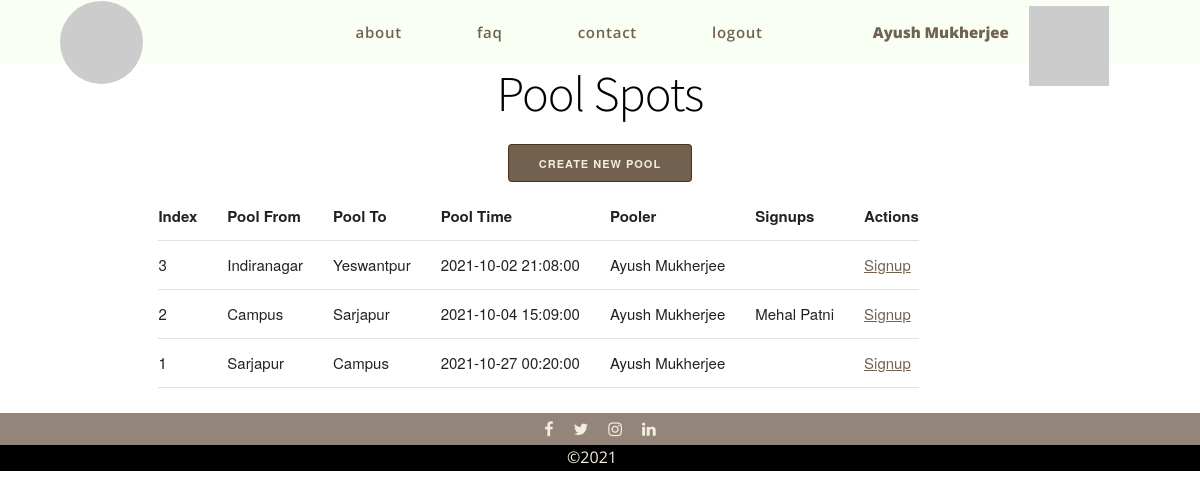
The app's page /pool/ (signed in) with its own data.
### suslab/users/models.py (models this page shows)
class User(db.Model, UserMixin):
    __tablename__ = 'users'
    id = db.Column(db.Integer, primary_key=True)
    email = db.Column(db.String(128), unique=True)
    password = db.Column(db.String(32))
    name = db.Column(db.String(64))
    active = db.Column(db.Boolean())
    confirmed_at = db.Column(db.DateTime())
    roles = db.relationship('Role', secondary=roles_users,
                            backref=db.backref('users', lazy='dynamic'))

class ProductBase(db.Model):
    __abstract__ = True
    id = db.Column(db.Integer, primary_key=True)
    date_created = db.Column(db.DateTime, default=db.func.current_timestamp())
    date_modified = db.Column(db.DateTime, default=db.func.current_timestamp(),
                              onupdate=db.func.current_timestamp())

class Pool(ProductBase):
    __tablename__ = 'pools'
    from_ = db.Column(db.String(32), nullable=False)
    to_ = db.Column(db.String(32), nullable=False)
    time = db.Column(db.DateTime)
    pooler_id = db.Column(db.Integer, db.ForeignKey('poolers.id'))
    signups = db.relationship('Signup', backref=db.backref('pooler'))

### suslab/pool/controllers.py (the view)
@pool.route('/', methods=['GET', 'POST'])
def index():
    Pool, _, _, _ = _db_conn()
    pools = Pool.query.order_by(Pool.time).all()
    return render_template('pool/index.html', pools=pools)

### suslab/__init__.py (called while the page is built)
@app.context_processor
def utility_processor():
    def user_avatar(user_name, category='croodles-neutral'):
        user_name_clean = '-'.join(user_name.split())
        return f'https://avatars.dicebear.com/api/{category}/{user_name_clean}.svg'
    return dict(user_avatar=user_avatar)

### suslab/pool/controllers.py (called while the page is built)
def _db_conn():
    from suslab.users.models import Pool, Pooler, Signup
    from suslab import db
    return Pool, Pooler, Signup, db

### suslab/templates/pool/index.html (shortened to what this page needs)
{% extends './base.html' %}
{% block head %}
<link rel="stylesheet" href="{{ url_for('static', filename='css/bulletin.css') }}">
{% endblock %}
{% block body %}
<h1 class="title">Pool Spots</h1>
{% if current_user.is_authenticated %}
    <div id="bulletin-form-link">
        <a href="/pool/create-pool" class="button button-primary">Create New Pool</a>
    </div>
{% endif %}
<div class="container">
    <div class="row">
        <div class="ten columns">
            <table class="center">
                <tr>
                    <th>Index</th>
                    <th>Pool From</th>
                    <th>Pool To</th>
                    <th>Pool Time</th>
                    <th>Pooler</th>
                    <th>Signups</th>
                    <th>Actions</th>
                </tr>
                {% for pool in pools %}
                    <tr>
                        <td>{{ pool.id }}</td>
                        <td>{{ pool.from_ }}</td>
                        <td>{{ pool.to_ }}</td>
                        <td>{{ pool.time }}</td>
                        <td>{{ pool.pooler.user.name }}</td>
                        <td>{%if pool.signups %}{{ pool.signups[0].user.name }}{% endif %}</td>
                        <td>
                            <a href="/pool/signup/{{pool.id}}">Signup</a>
                        </td>
                    </tr>
                {% endfor %}
            </table>
        </div>
    </div>
</div>
{% endblock %}

### suslab/templates/base.html (shortened to what this page needs)
<!doctype html>
<html class="no-js" lang="">
<head>
  <link rel="stylesheet" href="https://cdnjs.cloudflare.com/ajax/libs/font-awesome/4.7.0/css/font-awesome.min.css">
  <link rel="stylesheet" href="{{ url_for('static', filename='css/normalize.css') }}">
  <link rel="stylesheet" href="{{ url_for('static', filename='css/skeleton.css') }}">
  <link rel="stylesheet" href="{{ url_for('static', filename='css/base.css') }}">
  {% block head %}{% endblock %}
</head>
<body>
  <nav class="navbar">
    <div class="home" id="home">
      <a href="/" class="logo">
        <img class="logo" id="logo" src="https://picsum.photos/200">
      </a>
    </div>
    <div class="nav-group flex-horizontal">
      {% if current_user.is_authenticated %}
      <div class="user-info flex-horizontal" id="user-info">
        <span class="username flex-text-item">{{ current_user.name }}</span>
        <div class="user-image" id="user-image"><img src={{ user_avatar(current_user.name|lower) }}></div>
      </div>
      {% endif %}
      <ul class="nav-group-list flex-group-list">
        <li class="nav-item flex-text-item"><a class="nav-item-link">about</a></li>
        <li class="nav-item flex-text-item"><a class="nav-item-link">faq</a></li>
        <li class="nav-item flex-text-item"><a class="nav-item-link" href="/contact">contact</a></li>
        {% if current_user.is_authenticated %}
        <li class="nav-item flex-text-item"><a href="/logout"class="nav-item-link">logout</a></li>
      </ul>
    </div>
        {% else %}
          <li class="nav-item flex-text-item"><a href="/login" class="nav-item-link">login</a></li>
          <li class="nav-item flex-text-item"><a href="/register" class="nav-item-link">signup</a></li>
          {% endif %}
  </nav>
  <div class="spacer"></div>
  {% block body %}{% endblock %}
  <section class="social-media flex-horizontal">
      <div class="social-media-icon facebook">
        <a href="https://www.facebook.com/suscom.apu" target="_blank" rel="noopener noreferrer" class="fa fa-facebook"></a>
      </div>
      <div class="social-media-icon twitter">
        <a href="https://twitter.com/ApuSuscom" target="_blank" rel="noopener noreferrer" class="fa fa-twitter"></a>
      </div>
      <div class="social-media-icon instagram">
        <a href="https://www.instagram.com/suscom_apu" target="_blank" rel="noopener noreferrer" class="fa fa-instagram"></a>
      </div>
      <div class="social-media-icon linkedin">
        <a href="https://www.linkedin.com/in/suscom-apu-511904211" target="_blank" rel="noopener noreferrer" class="fa fa-linkedin"></a>
      </div>
  </section>
  <footer>
    <ul class="flex-horizontal flex-group-list">
      <li class="footer-item flex-text-item">&#169;2021</li>
    </ul>
  </footer>
</body>
</html>

### suslab/static/css/skeleton.css (style rules this page uses)
:root { --colour-primary: rgba(236, 255, 220, 0.33); --colour-accent: rgba(120, 103, 88, 0.8); --colour-dark: rgba(56, 31, 7, 0.7); --colour-primary-opaque: rgba(236, 255, 220, 1); --colour-accent-opaque: rgba(120, 103, 88, 1); --colour-dark-opaque: rgba(56, 31, 7, 1); --colour-white: rgb(242, 237, 221); --colour-black: black; --colour-transparent: rgba(255, 255, 255, 0.16); --colour-warn: red; --ff-accent: 'Open Sans', sans-serif; --ff-sans: 'Source Sans Pro', sans-serif; --nav-height: 8vh; --section-height-primary: 100vh; --section-height-reduced: 55vh; --section-height-strip: 4vh; }
.container { position: relative; width: 100%; max-width: 960px; margin: 0 auto; padding: 0 20px; box-sizing: border-box; }
.column, .columns { width: 100%; float: left; box-sizing: border-box; }
@media (min-width: 400px) { .container { width: 85%; padding: 0; } }
@media (min-width: 700px) { .container { width: 80%; } }
@media (min-width: 700px) { .column, .columns { margin-left: 4%; } }
@media (min-width: 700px) { .ten.columns { width: 82.6666666667%; } }
html { font-size: 62.5%; }
body { font-size: 1.5em; line-height: 1.6; font-weight: 400; font-family: "Raleway", "HelveticaNeue", "Helvetica Neue", Helvetica, Arial, sans-serif; color: #222; }
h1, h2, h3, h4, h5, h6 { margin-top: 0; margin-bottom: 2rem; font-weight: 300; }
h1 { font-size: 4.0rem; line-height: 1.2; letter-spacing: -.1rem; }
@media (min-width: 550px) { h1 { font-size: 5.0rem; } }
a { color: var(--colour-dark); }
a:not(.button, .button-primary):is(:hover, :focus) { color: var(--colour-dark-opaque); }
.button, button, input[type="submit"], input[type="reset"], input[type="button"] { display: inline-block; height: 38px; padding: 0 30px; color: var(--colour-dark-opaque); text-align: center; font-size: 11px; font-weight: 600; line-height: 38px; letter-spacing: .1rem; text-transform: uppercase; text-decoration: none; white-space: nowrap; background-color: transparent; border-radius: 4px; border: 1px solid var(--colour-dark); cursor: pointer; box-sizing: border-box; }
.button.button-primary, button.button-primary, input[type="submit"].button-primary, input[type="reset"].button-primary, input[type="button"].button-primary { color: var(--colour-white); background-color: var(--colour-dark); border-color: var(--colour-dark); }
ul { list-style: circle inside; }
ol, ul { padding-left: 0; margin-top: 0; }
li { margin-bottom: 1rem; }
th, td { padding: 12px 15px; text-align: left; border-bottom: 1px solid #E1E1E1; }
th:first-child, td:first-child { padding-left: 0; }
th:last-child, td:last-child { padding-right: 0; }
button, .button { margin-bottom: 1rem; }
pre, blockquote, dl, figure, table, p, ul, ol, form { margin-bottom: 2.5rem; }
.container:after, .row:after, .u-cf { content: ""; display: table; clear: both; }

### suslab/static/css/bulletin.css (style rules this page uses)
.title { text-align: center; }
#bulletin-form-link { text-align: center; }

### records on screen
User: name "Ayush Mukherjee"
Pool: id "3", from_ "Indiranagar", to_ "Yeswantpur", time "2021-10-02 21:08:00", pooler.user.name "Ayush Mukherjee"
Pool: id "2", from_ "Campus", to_ "Sarjapur", time "2021-10-04 15:09:00", pooler.user.name "Ayush Mukherjee", name "Mehal Patni"
Pool: id "1", from_ "Sarjapur", to_ "Campus", time "2021-10-27 00:20:00", pooler.user.name "Ayush Mukherjee"
